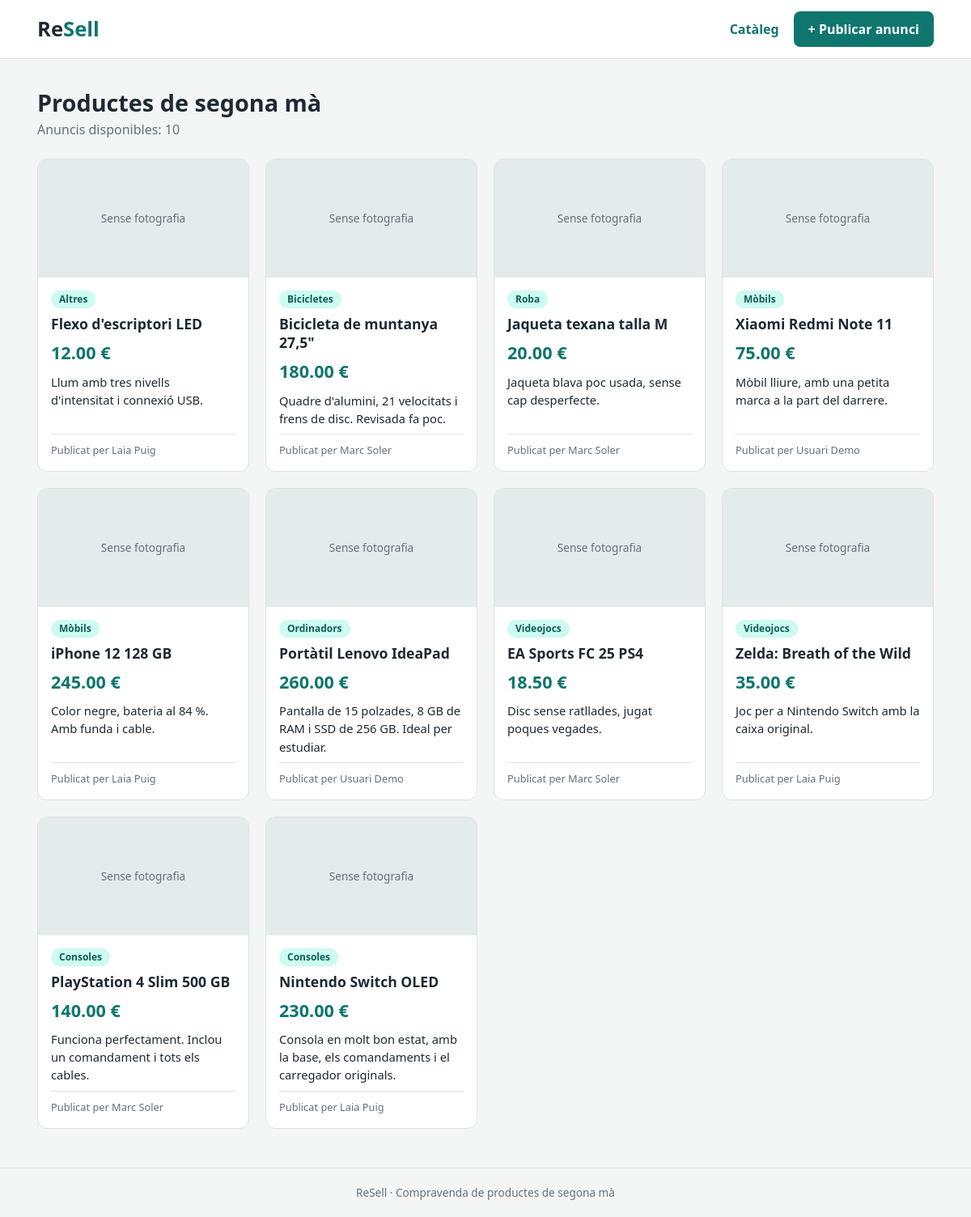
The page / on the database its author committed.
### tables this page shows
CREATE TABLE anuncis (
    id               INT UNSIGNED AUTO_INCREMENT PRIMARY KEY,
    titol            VARCHAR(120)  NOT NULL,
    descripcio       TEXT          NOT NULL,
    preu             DECIMAL(8,2)  NOT NULL,
    categoria_id     INT UNSIGNED  NOT NULL,
    usuari_id        INT UNSIGNED  NOT NULL,
    data_publicacio  DATETIME      NOT NULL DEFAULT CURRENT_TIMESTAMP,
    CONSTRAINT chk_anuncis_preu CHECK (preu > 0),
    CONSTRAINT fk_anuncis_categoria FOREIGN KEY (categoria_id)
        REFERENCES categories(id) ON DELETE RESTRICT ON UPDATE CASCADE,
    CONSTRAINT fk_anuncis_usuari FOREIGN KEY (usuari_id)
        REFERENCES usuaris(id) ON DELETE CASCADE ON UPDATE CASCADE
);

CREATE TABLE categories (
    id      INT UNSIGNED AUTO_INCREMENT PRIMARY KEY,
    nom     VARCHAR(60) NOT NULL UNIQUE
);

CREATE TABLE usuaris (
    id              INT UNSIGNED AUTO_INCREMENT PRIMARY KEY,
    nom             VARCHAR(80)  NOT NULL,
    email           VARCHAR(150) NOT NULL UNIQUE,
    contrasenya     VARCHAR(255) NOT NULL,
    rol             ENUM('usuari', 'admin') NOT NULL DEFAULT 'usuari',
    data_registre   DATETIME     NOT NULL DEFAULT CURRENT_TIMESTAMP
);

### src/index.php (the view, shortened to what this page needs)
<?php
require 'includes/db.php';
$sql = 'SELECT anuncis.titol, anuncis.descripcio, anuncis.preu,
               categories.nom AS categoria,
               usuaris.nom AS propietari
        FROM anuncis
        JOIN categories ON anuncis.categoria_id = categories.id
        JOIN usuaris ON anuncis.usuari_id = usuaris.id
        ORDER BY anuncis.id DESC';
$stmt = $pdo->query($sql);
$anuncis = $stmt->fetchAll();
require 'includes/header.php';
?>
<h1>Productes de segona mà</h1>
<p class="subtitol">Anuncis disponibles: <?php echo count($anuncis); ?></p>
<section class="graella">
    <?php foreach ($anuncis as $anunci) { ?>
        <article class="targeta">
            <div class="targeta-imatge">Sense fotografia</div>
            <div class="targeta-cos">
                <span class="categoria"><?php echo htmlspecialchars($anunci['categoria']); ?></span>
                <h2><?php echo htmlspecialchars($anunci['titol']); ?></h2>
                <p class="preu"><?php echo $anunci['preu']; ?> €</p>
                <p class="descripcio"><?php echo htmlspecialchars($anunci['descripcio']); ?></p>
                <p class="propietari">Publicat per <?php echo htmlspecialchars($anunci['propietari']); ?></p>
            </div>
        </article>
    <?php } ?>
</section>
<?php require 'includes/footer.php'; ?>

### src/includes/header.php (shortened to what this page needs)
<!DOCTYPE html>
<html lang="ca">
<head>
    <link rel="stylesheet" href="css/style.css">
</head>
<body>
<header class="capcalera">
    <div class="contenidor capcalera-contingut">
        <a href="index.php" class="logo">Re<span>Sell</span></a>
        <nav>
            <a href="index.php">Catàleg</a>
            <a href="nou.php" class="boto">+ Publicar anunci</a>
        </nav>
    </div>
</header>
<main class="contenidor">

### src/includes/footer.php
</main>
<footer class="peu">
    <p>ReSell · Compravenda de productes de segona mà</p>
</footer>
</body>
</html>

### src/css/style.css (style rules this page uses)
:root { --verd: #0f766e; --verd-fosc: #115e59; --fons: #f4f6f5; --text: #1f2933; --gris: #64707d; --vora: #dde3e1; }
* { box-sizing: border-box; margin: 0; padding: 0; }
body { font-family: system-ui, -apple-system, "Segoe UI", Roboto, sans-serif; background: var(--fons); color: var(--text); line-height: 1.5; min-height: 100vh; display: flex; flex-direction: column; }
.contenidor { width: 100%; max-width: 1140px; margin: 0 auto; padding: 0 16px; }
main.contenidor { flex: 1; padding-top: 32px; padding-bottom: 48px; }
a { color: var(--verd); }
.capcalera { background: #fff; border-bottom: 1px solid var(--vora); }
.capcalera-contingut { display: flex; flex-wrap: wrap; gap: 12px; justify-content: space-between; align-items: center; padding-top: 14px; padding-bottom: 14px; }
.logo { font-size: 1.6rem; font-weight: 800; color: var(--text); text-decoration: none; }
.logo span { color: var(--verd); }
nav { display: flex; align-items: center; gap: 18px; }
nav a { text-decoration: none; font-weight: 600; }
.boto { display: inline-block; background: var(--verd); color: #fff; border: 0; border-radius: 8px; padding: 10px 18px; font: inherit; font-weight: 600; cursor: pointer; }
h1 { font-size: 1.8rem; }
.subtitol { color: var(--gris); margin-bottom: 24px; }
.graella { display: grid; grid-template-columns: repeat(auto-fill, minmax(250px, 1fr)); gap: 20px; }
.targeta { background: #fff; border: 1px solid var(--vora); border-radius: 12px; overflow: hidden; display: flex; flex-direction: column; }
.targeta-imatge { aspect-ratio: 16 / 9; background: #e3ecea; color: var(--gris); display: flex; align-items: center; justify-content: center; font-size: 0.85rem; }
.targeta-cos { padding: 16px; display: flex; flex-direction: column; gap: 8px; flex: 1; overflow-wrap: anywhere; }
.categoria { align-self: flex-start; background: #ccfbf1; color: var(--verd-fosc); border-radius: 999px; padding: 2px 10px; font-size: 0.75rem; font-weight: 700; }
.targeta h2 { font-size: 1.1rem; line-height: 1.3; }
.preu { font-size: 1.35rem; font-weight: 800; color: var(--verd); }
.descripcio { font-size: 0.92rem; }
.propietari { margin-top: auto; padding-top: 10px; border-top: 1px solid var(--vora); font-size: 0.8rem; color: var(--gris); }
.peu { text-align: center; color: var(--gris); font-size: 0.85rem; padding: 20px 16px; border-top: 1px solid var(--vora); }

### rows shown on the page
anuncis: categoria.nom "Altres", titol "Flexo d'escriptori LED", preu "12.00", descripcio "Llum amb tres nivells d'intensitat i connexió USB.", usuari.nom "Laia Puig"
anuncis: categoria.nom "Bicicletes", titol "Bicicleta de muntanya 27,5\"", preu "180.00", descripcio "Quadre d'alumini, 21 velocitats i frens de disc. Revisada fa poc.", usuari.nom "Marc Soler"
anuncis: categoria.nom "Roba", titol "Jaqueta texana talla M", preu "20.00", descripcio "Jaqueta blava poc usada, sense cap desperfecte.", usuari.nom "Marc Soler"
anuncis: categoria.nom "Mòbils", titol "Xiaomi Redmi Note 11", preu "75.00", descripcio "Mòbil lliure, amb una petita marca a la part del darrere.", usuari.nom "Usuari Demo"
anuncis: categoria.nom "Mòbils", titol "iPhone 12 128 GB", preu "245.00", descripcio "Color negre, bateria al 84 %. Amb funda i cable.", usuari.nom "Laia Puig"
anuncis: categoria.nom "Ordinadors", titol "Portàtil Lenovo IdeaPad", preu "260.00", descripcio "Pantalla de 15 polzades, 8 GB de RAM i SSD de 256 GB. Ideal per estudiar.", usuari.nom "Usuari Demo"
anuncis: categoria.nom "Videojocs", titol "EA Sports FC 25 PS4", preu "18.50", descripcio "Disc sense ratllades, jugat poques vegades.", usuari.nom "Marc Soler"
anuncis: categoria.nom "Videojocs", titol "Zelda: Breath of the Wild", preu "35.00", descripcio "Joc per a Nintendo Switch amb la caixa original.", usuari.nom "Laia Puig"
anuncis: categoria.nom "Consoles", titol "PlayStation 4 Slim 500 GB", preu "140.00", descripcio "Funciona perfectament. Inclou un comandament i tots els cables.", usuari.nom "Marc Soler"
anuncis: categoria.nom "Consoles", titol "Nintendo Switch OLED", preu "230.00", descripcio "Consola en molt bon estat, amb la base, els comandaments i el carregador originals.", usuari.nom "Laia Puig"

### other values the page prints
count($anuncis) "10"
